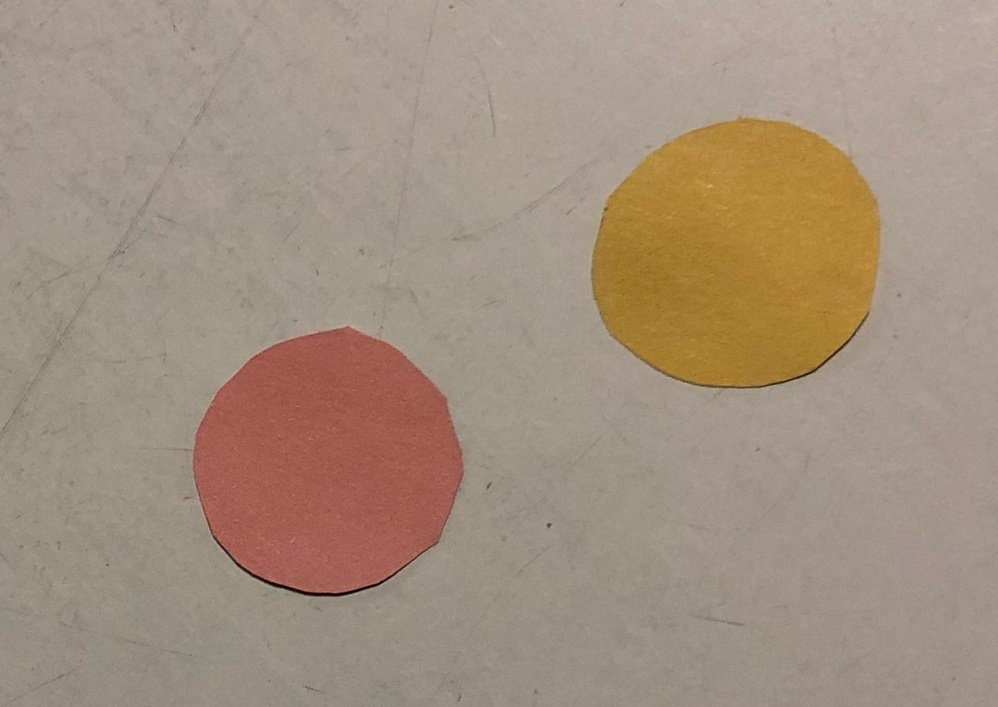
#> input picture python/circle_detector/IMG_2191_small.jpg, 998 x 707 px, shrunk from 1440 x 1020 before the run
$ python detect_middle.py --image IMG_2191_small.jpg
#> lines starting #> are read from the running program, lines starting #| are printed output that depends on the picture; after the words box and inside, x2 and y2 are one past the last pixel; in counts of white or black regions, pixels touching at a corner belong together
# import the necessary packages
import argparse
import imutils
import cv2
import time


# construct the argument parse and parse the arguments
ap = argparse.ArgumentParser()
ap.add_argument("-i", "--image", required=True,
	help="path to the input image")
args = vars(ap.parse_args())

# load the image, convert it to grayscale, blur it slightly,
# and threshold it
image = cv2.imread(args["image"])
#> image is the input picture: shape (707, 998, 3); mean B, G, R 126, 143.9, 162.3
gray = cv2.cvtColor(image, cv2.COLOR_BGR2GRAY)
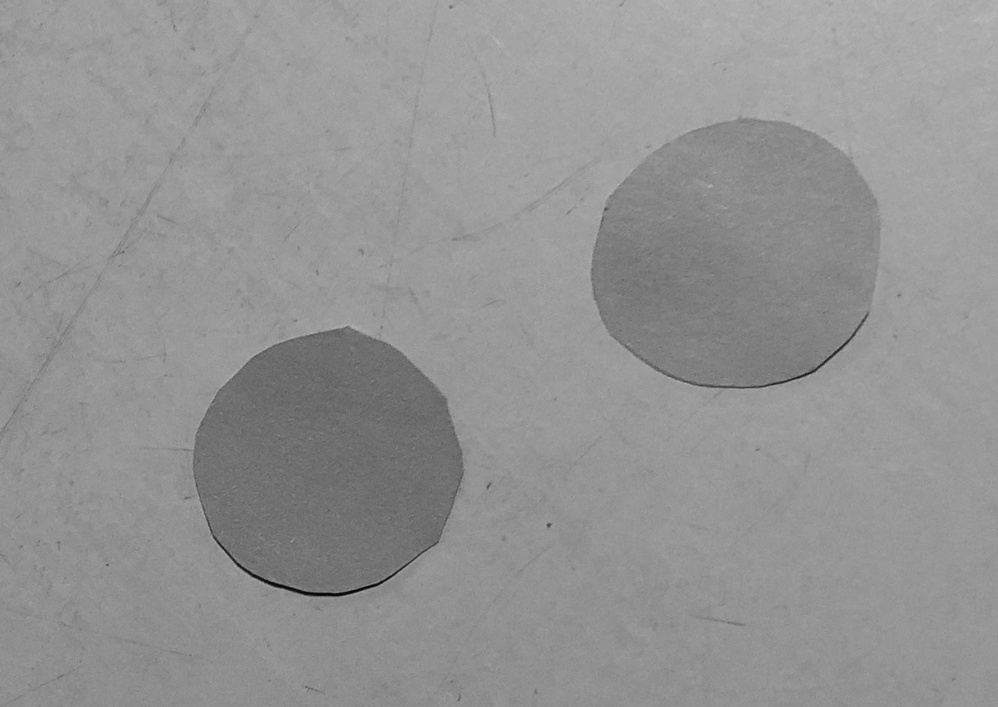
#> gray: shape (707, 998); min 4, max 187, mean 147.4
cv2.imshow("Imagegray", gray)

blurred = cv2.GaussianBlur(gray, (5, 5), 0)
cv2.imshow("blurred", blurred)

t=140
threshold = cv2.threshold(blurred, t, 255, cv2.THRESH_BINARY)[1]
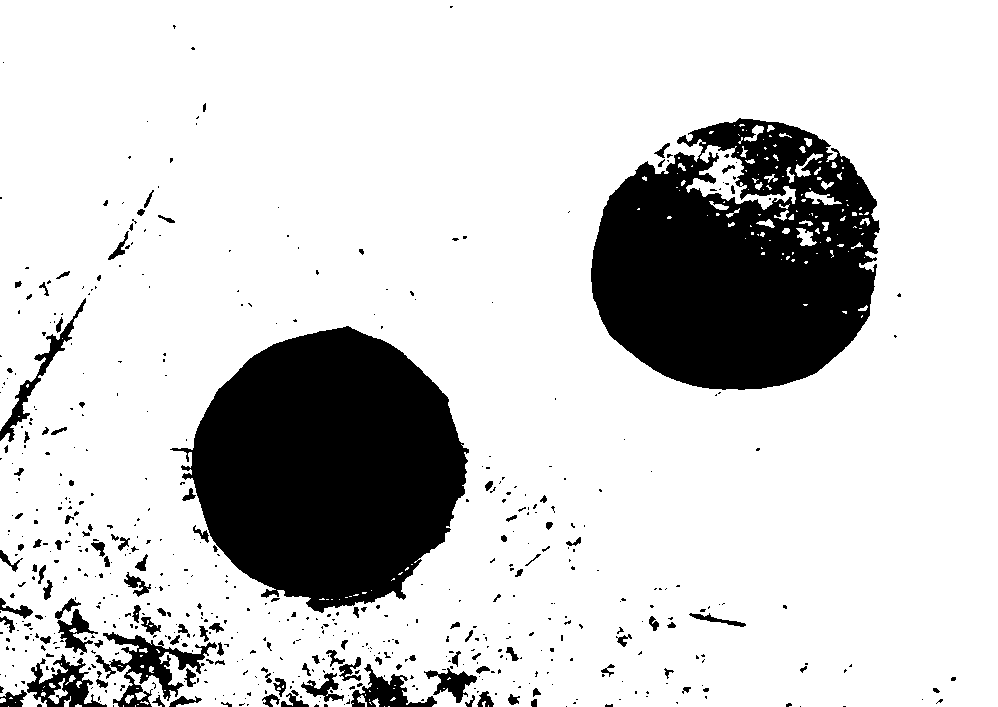
#> threshold: shape (707, 998); 81.1% white; 591 black regions (468 under 20 px)
cv2.imshow("threshold" + str(t), threshold)


# find contours in the thresholded image
contours, hierarchy = cv2.findContours(image=threshold.copy(),mode=cv2.RETR_EXTERNAL,method=cv2.CHAIN_APPROX_NONE)
#> contours = 46 contours, 39 with area under 20; largest, box (x1, y1, x2, y2) and area: (0, 0, 998, 707) 693267, (48, 678, 68, 704) 136, (357, 695, 367, 707) 40, (125, 695, 134, 704) 35, (372, 698, 380, 707) 26, (65, 675, 76, 685) 25, (64, 696, 71, 707) 24

min_area = 10
# loop over the contours
image_r = image.copy()
image_c = image.copy()
for contour in contours:
	print('---------------')
	# compute the center of the contour
	area = cv2.contourArea(contour)
	print('Area',area)
	M = cv2.moments(contour)
	if M["m00"] > min_area:
		cX = int(M["m10"] / M["m00"])
		cY = int(M["m01"] / M["m00"])
	else:
		print("too small, min_area",min_area,"real_area",M["m00"], "skipping")
		continue

	# draw the contour and center of the shape on the image
	cv2.drawContours(image,contour,-1,color=(0,0,0),thickness=3)
	cv2.circle(image, (cX, cY), 7, (255, 255, 255), -1)
	cv2.putText(image, "center", (cX - 20, cY - 20), cv2.FONT_HERSHEY_SIMPLEX, 0.5, (255, 255, 255), 2)
	print('cX',cX,'cY',cY)

	(x,y),radius = cv2.minEnclosingCircle(contour)
	center = (int(x),int(y))
	radius = int(radius)
	cv2.circle(image_c,center,radius,(0,0,255),2)
	print('xc',int(x),'yc',int(y))

	perimeter = cv2.arcLength(contour, closed=True)
	borders = cv2.approxPolyDP(curve=contour,epsilon=0.05*perimeter,closed=True)
	x,y,w,h = cv2.boundingRect(borders)
	cv2.rectangle(image_r,(x,y),(x+w,y+h),(255,0,0),2)
	print('xb',int(x+(w/2)),'yb',int(y+(h/2)))

	cv2.imshow("Image_r", image_r)
	cv2.imshow("Image_c", image_c)
	cv2.imshow("Image", image)
#> this loop made 46 passes
#> (area, cX, cY, radius, center, perimeter) on pass 46: (693267, 503, 348, 610, (498, 353), 5884.8)
#> (area, cX, cY, radius, center, perimeter) on passes 14, 18, 19, 20, 33, 35: (26, 375, 702, 4, (376, 702), 24.97), (23.5, 66, 702, 5, (67, 701), 31.9), (40, 361, 699, 6, (362, 701), 36.14), (35, 128, 698, 4, (129, 698), 28.14), (136, 58, 693, 13, (59, 690), 87.25), (25, 71, 678, 6, (69, 679), 30.97)
#> (printed output is left out)
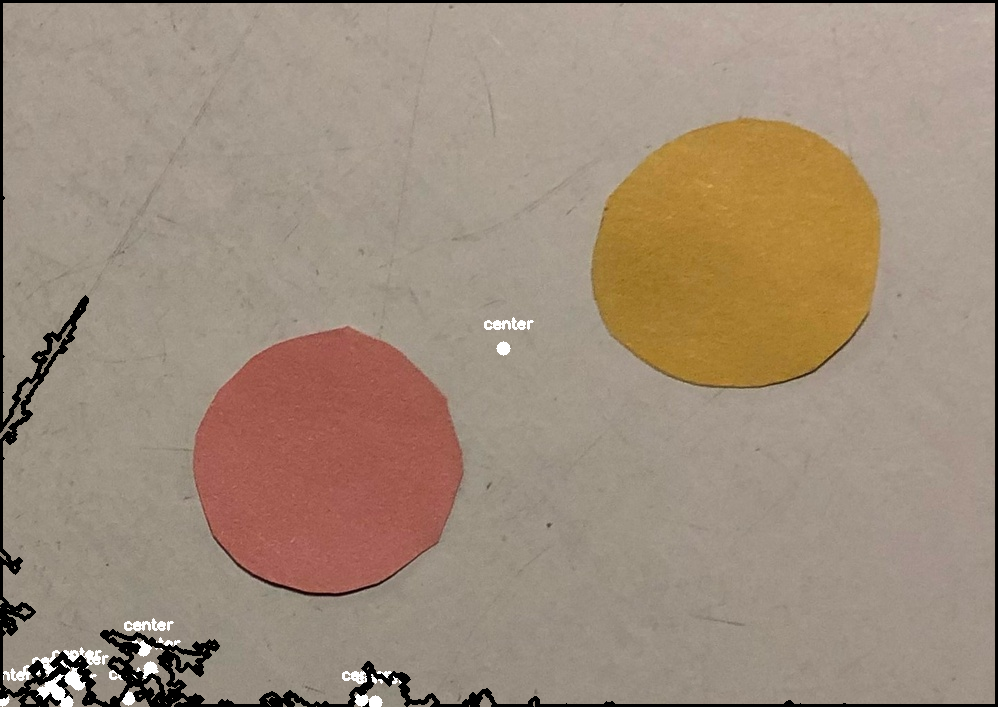
#> image: shape (707, 998, 3); 3.29% of pixels changed, all inside (x1, y1, x2, y2) = (0, 0, 998, 707)
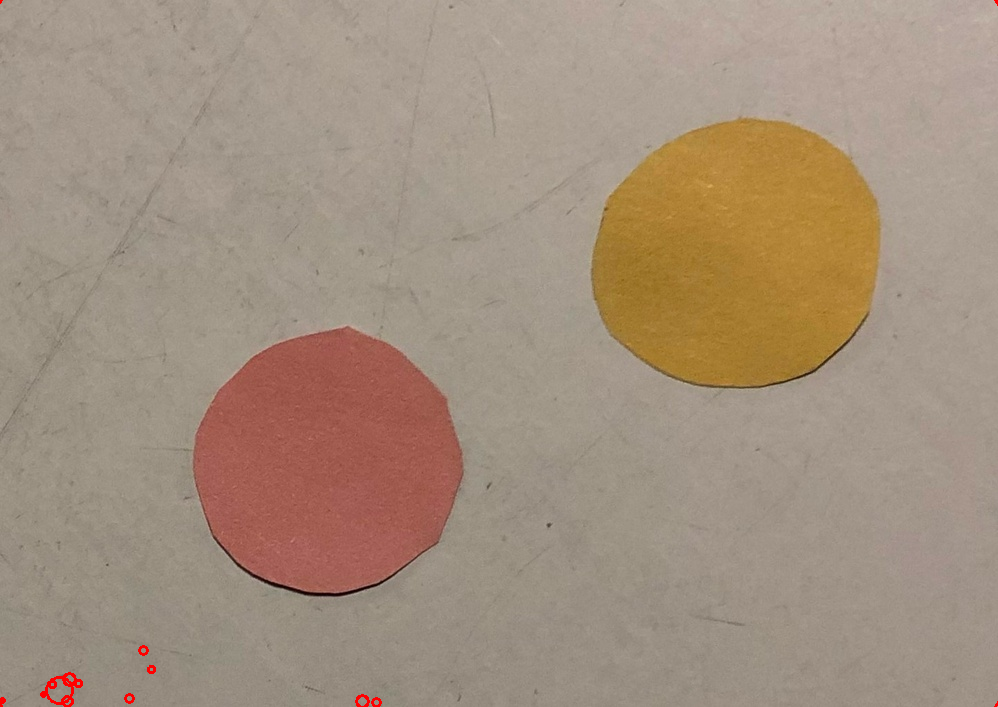
#> image_c: shape (707, 998, 3); 0.14% of pixels changed, all inside (x1, y1, x2, y2) = (0, 0, 998, 707)
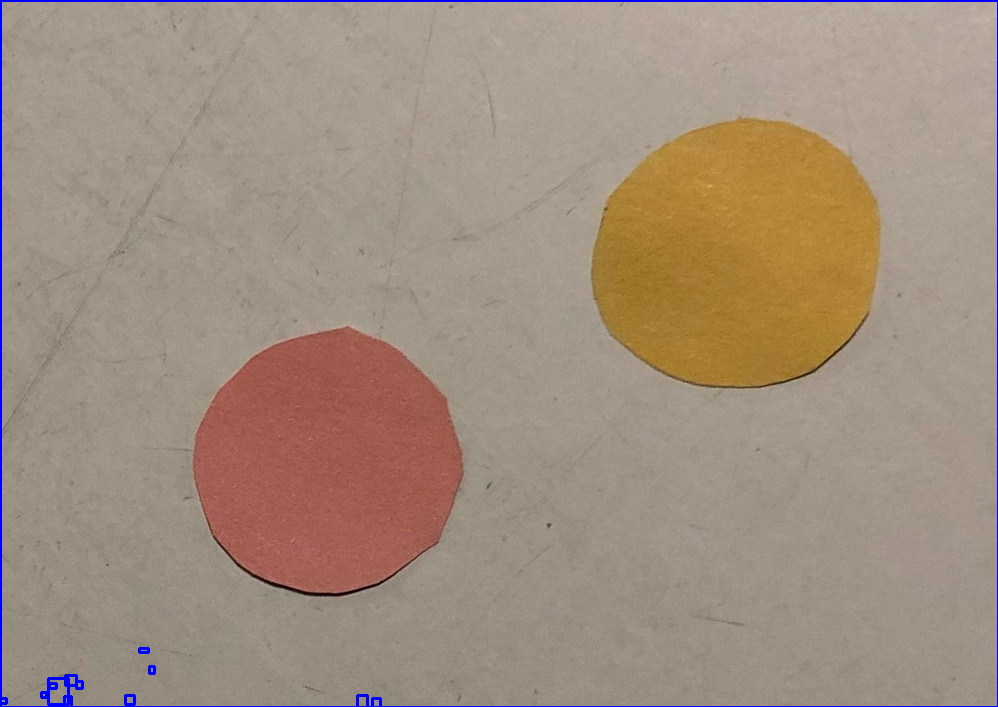
#> image_r: shape (707, 998, 3); 0.87% of pixels changed, all inside (x1, y1, x2, y2) = (0, 0, 998, 707)
print('done')
cv2.waitKey(0)
